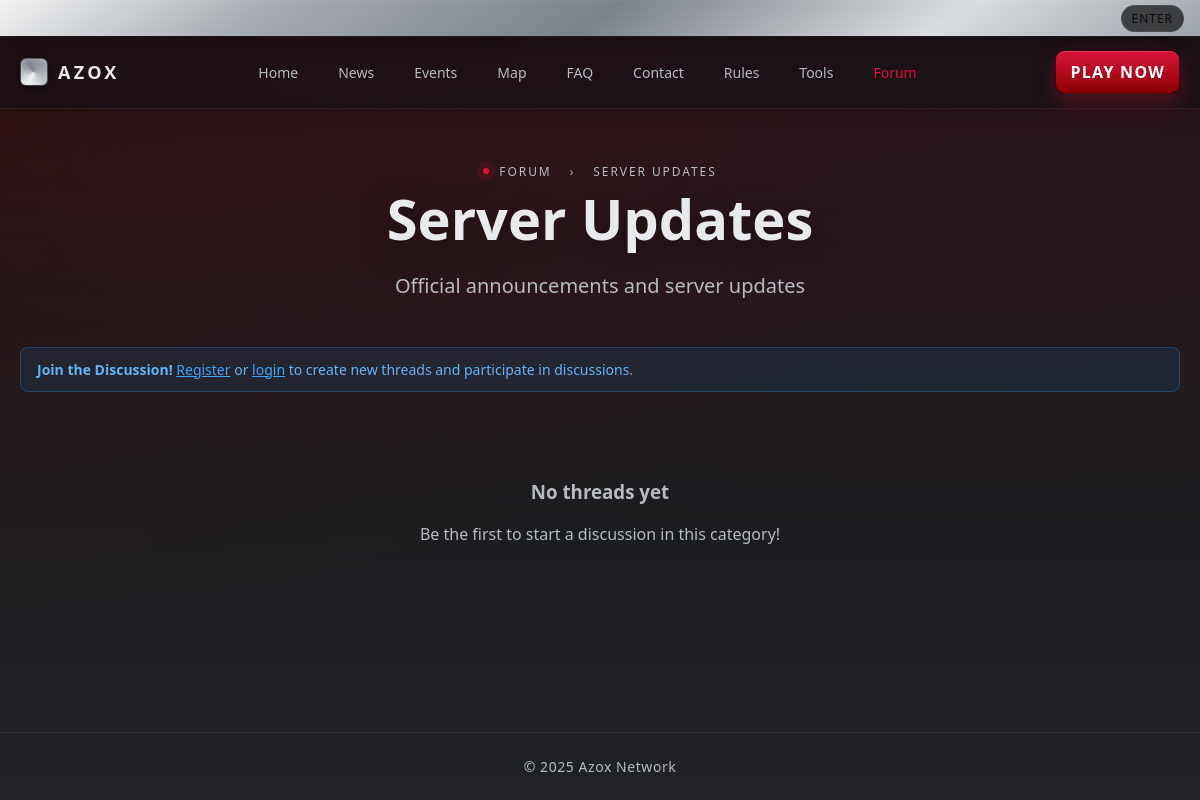
The app's page /forum/category.php?id=2 with its own data.
### tables this page shows
CREATE TABLE IF NOT EXISTS forum_categories (
    id INT AUTO_INCREMENT PRIMARY KEY,
    name VARCHAR(100) NOT NULL,
    description TEXT,
    sort_order INT DEFAULT 0,
    is_active BOOLEAN DEFAULT TRUE,
    created_at TIMESTAMP DEFAULT CURRENT_TIMESTAMP,
    INDEX idx_sort_order (sort_order)
);

### config/database.php (called while the page is built, shortened)
<?php
$pdo_options = [
    PDO::ATTR_ERRMODE => PDO::ERRMODE_EXCEPTION,
    PDO::ATTR_DEFAULT_FETCH_MODE => PDO::FETCH_ASSOC,
    PDO::ATTR_EMULATE_PREPARES => false,
    PDO::MYSQL_ATTR_INIT_COMMAND => "SET NAMES " . DB_CHARSET
];
$pdo = null;
function getDB() {
    global $pdo, $pdo_options;
    if ($pdo === null) {
        $connectionAttempts = [
            "mysql:host=" . DB_HOST . ";port=" . DB_PORT . ";dbname=" . DB_NAME . ";charset=" . DB_CHARSET,
            "mysql:host=localhost;dbname=" . DB_NAME . ";charset=" . DB_CHARSET,
            "mysql:host=127.0.0.1;dbname=" . DB_NAME . ";charset=" . DB_CHARSET,
            "mysql:unix_socket=/tmp/mysql.sock;dbname=" . DB_NAME . ";charset=" . DB_CHARSET,
            "mysql:unix_socket=/var/run/mysqld/mysqld.sock;dbname=" . DB_NAME . ";charset=" . DB_CHARSET
        ];
        $lastError = null;
        foreach ($connectionAttempts as $dsn) {
            try {
                $pdo = new PDO($dsn, DB_USER, DB_PASS, $pdo_options);
                return $pdo;
            } catch (PDOException $e) {
                $lastError = $e;
                continue;
            }
        }
        die('
        <div style="font-family: Arial, sans-serif; max-width: 800px; margin: 50px auto; padding: 20px; background: #f5f5f5; border-radius: 10px;">
            <h2 style="color: #DC143C;">MySQL Connection Failed</h2>
            <p><strong>Error:</strong> ' . htmlspecialchars($lastError->getMessage()) . '</p>
            <h3>Troubleshooting Steps:</h3>
            <ol>
                <li><strong>Check if MySQL is running:</strong>
                    <pre style="background: #eee; padding: 10px; border-radius: 5px;">
# On macOS with Homebrew:
brew services start mysql
# On macOS with MAMP:
Start MAMP application
# On Linux:
sudo systemctl start mysql
# or
sudo service mysql start</pre>
                </li>
                <li><strong>Test MySQL connection:</strong>
                    <pre style="background: #eee; padding: 10px; border-radius: 5px;">mysql -u root -p</pre>
                </li>
                <li><strong>Update database settings in config/database.php:</strong>
                    <ul>
                        <li>Change DB_HOST to your MySQL host</li>
                        <li>Update DB_USER and DB_PASS with your credentials</li>
                        <li>Verify DB_PORT (usually 3306)</li>
                    </ul>
                </li>
                <li><strong>Common MySQL socket locations:</strong>
                    <ul>
                        <li>/tmp/mysql.sock (macOS Homebrew)</li>
                        <li>/var/run/mysqld/mysqld.sock (Linux)</li>
                        <li>/Applications/MAMP/tmp/mysql/mysql.sock (MAMP)</li>
                    </ul>
                </li>
            </ol>
            <p><strong>Quick Fix for macOS:</strong></p>
            <p>If using Homebrew MySQL, try: <code>brew services restart mysql</code></p>
            <p>Once MySQL is running, <a href="/setup.php" style="background: #DC143C; color: white; padding: 5px 10px; text-decoration: none; border-radius: 3px;">run the setup script</a></p>
        </div>
        ');
    }
    return $pdo;
}
function executeQuery($sql, $params = []) {
    $db = getDB();
    $stmt = $db->prepare($sql);
    $stmt->execute($params);
    return $stmt;
}
function fetchRow($sql, $params = []) {
    $stmt = executeQuery($sql, $params);
    return $stmt->fetch();
}
function sanitizeOutput($input) {
    return htmlspecialchars($input, ENT_QUOTES, 'UTF-8');
}
?>

### config/auth.php (called while the page is built, shortened)
<?php
require_once __DIR__ . '/database.php';
function isLoggedIn() {
    return isset($_SESSION['logged_in']) && $_SESSION['logged_in'] === true;
}
?>

### forum/category.php (the view, shortened to what this page needs)
<?php
require_once __DIR__ . '/../config/auth.php';
$categoryId = intval($_GET['id'] ?? 0);
$category = fetchRow("
    SELECT * FROM forum_categories
    WHERE id = ? AND is_active = 1
", [$categoryId]);
$page = max(1, intval($_GET['page'] ?? 1));
$perPage = 20;
$offset = ($page - 1) * $perPage;
$threads = fetchAll("
    SELECT DISTINCT
        ft.*,
        u.username as author_name,
        u.role as author_role,
        lp.created_at as last_post_time,
        lpu.username as last_post_author
    FROM forum_threads ft
    JOIN users u ON ft.author_id = u.id
    JOIN forum_posts fp ON ft.id = fp.thread_id AND fp.is_deleted = 0
    LEFT JOIN forum_posts lp ON ft.last_post_id = lp.id
    LEFT JOIN users lpu ON lp.author_id = lpu.id
    WHERE ft.category_id = ? AND ft.is_deleted = 0
    ORDER BY ft.is_pinned DESC, ft.updated_at DESC
    LIMIT ? OFFSET ?
", [$categoryId, $perPage, $offset]);
?>
<!doctype html>
<html lang="en">
<head>
    <link rel="stylesheet" href="../style.css">
</head>
<body>
    <?php include __DIR__ . '/../includes/nav.php'; ?>
    <main class="forum-container">
        <div class="forum-header">
            <div class="eyebrow">
                <span class="dot"></span>
                <a href="/forum/" style="color: var(--text-dim); text-decoration: none;">Forum</a>
                <span style="color: var(--text-dim); margin: 0 8px;">›</span>
                <?= sanitizeOutput($category['name']) ?>
            </div>
            <h1 class="forum-title"><?= sanitizeOutput($category['name']) ?></h1>
            <p class="forum-subtitle"><?= sanitizeOutput($category['description']) ?></p>
        </div>
        <?php if (!isLoggedIn()): ?>
            <div class="alert alert-info" style="background: rgba(33,150,243,.1); border: 1px solid rgba(33,150,243,.3); color: #64b5f6;">
                <strong>Join the Discussion!</strong>
                <a href="/auth/register.php" style="color: #42a5f5; text-decoration: underline;">Register</a> or
                <a href="/auth/login.php" style="color: #42a5f5; text-decoration: underline;">login</a> to create new threads and participate in discussions.
            </div>
        <?php endif; ?>
        <?php if (empty($threads)): ?>
            <div style="text-align: center; padding: 48px; color: var(--text-dim);">
                <h3>No threads yet</h3>
                <p>Be the first to start a discussion in this category!</p>
            </div>
        <?php endif; ?>
    </main>
    <footer class="footer">
        <div class="footer-inner">
            <p>&copy; 2025 Azox Network</p>
        </div>
    </footer>
</body>
</html>

### style.css (style rules this page uses)
:root { --bg-0: #121214; --bg-1: #1a1c1f; --bg-2: #202225; --text: #e8eaed; --text-dim: #b7bcc2; --crimson: #DC143C; --crimson-2: #880000; --crimson-3: #440000; --metal-hi: #d6d7da; --metal-mid: #9aa0a6; --metal-low: #5f6368; --radius: 14px; --ring: linear-gradient(145deg, #f2f3f4 0%, #a8adb3 22%, #7c828a 50%, #dadde0 78%, #9ea4ab 100%); --shadow-lg: 0 30px 60px rgba(0,0,0,.35), inset 0 1px 0 rgba(255,255,255,.06); --shadow-md: 0 10px 28px rgba(0,0,0,.28), inset 0 1px 0 rgba(255,255,255,.05); --shadow-sm: 0 6px 16px rgba(0,0,0,.18), inset 0 1px 0 rgba(255,255,255,.04); }
* { box-sizing: border-box; }
html { height: 100%; background-color: var(--bg-2); background: radial-gradient(200vw 150vh at 80% -20%, rgba(220,20,60,.18), transparent 60%), radial-gradient(150vw 120vh at -10% 10%, rgba(136,0,0,.2), transparent 60%), linear-gradient(180deg, var(--bg-0) 0%, var(--bg-2) 100%); background-attachment: fixed; }
body { margin: 0; padding: 0; font-family: ui-sans-serif, system-ui, -apple-system, Segoe UI, Roboto, 'Helvetica Neue', Arial, 'Apple Color Emoji', 'Segoe UI Emoji'; color: var(--text); min-height: 100vh; display: flex; flex-direction: column; background: transparent; }
a { color: inherit; text-decoration: none; }
.eyebrow { display:inline-flex; align-items:center; gap:10px; font-size: 12px; letter-spacing:.16em; text-transform:uppercase; color: var(--text-dim); }
.eyebrow .dot { width:6px; height:6px; border-radius:999px; background: var(--crimson); box-shadow: 0 0 0 6px rgba(220,20,60,.12); }
.alert { padding: 12px 16px; border-radius: 8px; margin-bottom: 20px; font-size: 14px; line-height: 1.4; }
.footer { background: transparent; border-top: 1px solid rgba(255,255,255,.06); padding: 24px 0; margin-top: auto; }
.footer-inner { max-width: 1200px; margin: 0 auto; padding: 0 20px; text-align: center; }
.footer p { margin: 0; color: var(--text-dim); font-size: 14px; letter-spacing: .04em; }
.forum-container { max-width: 1400px; width: 100%; margin: 0 auto; padding: 48px 20px; }
.forum-header { text-align: center; margin-bottom: 48px; }
.forum-title { font-size: clamp(32px, 6vw, 56px); font-weight: 900; margin: 0 0 16px; text-shadow: 0 8px 30px rgba(0,0,0,.5); }
.forum-subtitle { font-size: clamp(16px, 2.4vw, 20px); color: var(--text-dim); margin: 0; }

### records on screen
forum_categories: name "SERVER UPDATES", name "Server Updates", description "Official announcements and server updates"
